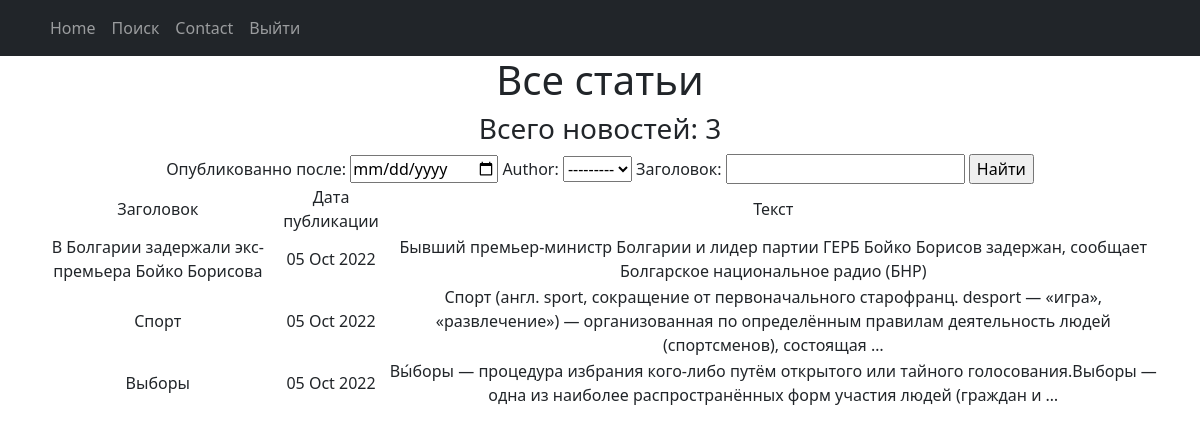
The page /news/search/ on the database as committed earlier.
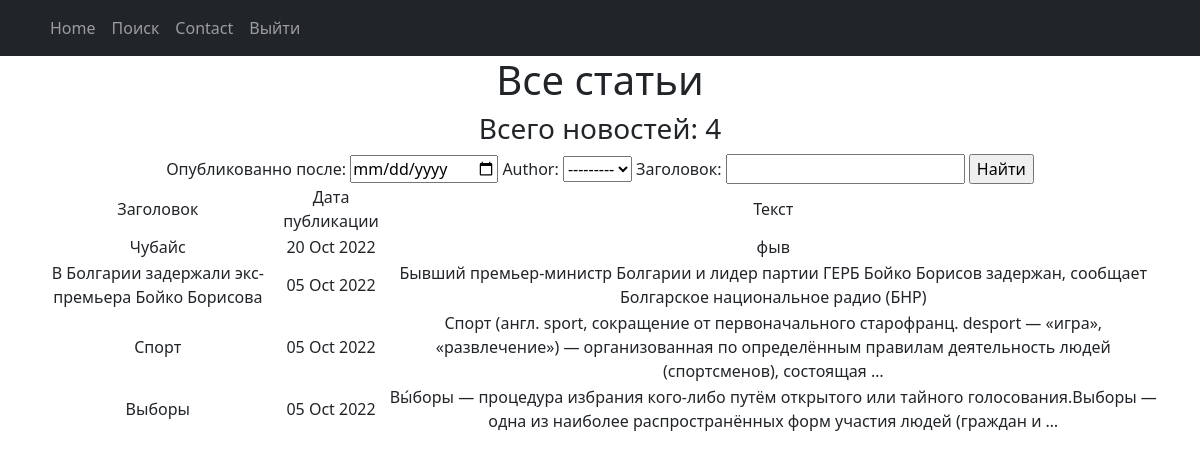
The same page on the database as committed later.
### portal/models.py (models this page shows, shortened)
class Post(models.Model):
    news = 'NW'
    article = 'AT'
    KIND = [(news, 'Новости'), (article, 'Статья')]
    author = models.ForeignKey(Author, on_delete=models.CASCADE)
    kind = models.CharField(max_length=2, choices=KIND, default=news)
    public_time = models.DateTimeField(auto_now_add=True)
    category = models.ManyToManyField(Category, through='PostCategory')
    article = models.CharField(max_length=255)
    text = models.TextField()
    rating = models.FloatField(default=0.0)

### portal/views.py (the view)
# urls.py: path('search/', NewSearch.as_view()),
class NewSearch(ListView):
    model = Post
    template_name = 'search_news.html'
    context_object_name = 'news'
    queryset = Post.objects.order_by('-public_time')
    def get_context_data(self, *, object_list=None, **kwargs):
        context = super().get_context_data(**kwargs)
        context['time_now'] = datetime.utcnow()
        context['filter'] = PostSearch(self.request.GET, queryset=self.get_queryset())
        return context

### portal/models.py (called while the page is built)
    def __str__(self):
        return f'{self.user}'

### portal/templatetags/custom_filters.py (called while the page is built)
@register.filter(name='censor')
def censor(values):
    values_list = values.lower().split()
    values = values.split()
    bad_words = ['хуй', 'пизда', 'ебать', 'блять', 'пиздец', 'нахуй']
    for i in range(len(values_list) - 1):
        if values_list[i] in bad_words:
            values[i] = '*' * len(values[i])
    return ' '.join(values)

### templates/search_news.html (shortened to what this page needs)
{% extends 'default.html' %}
{% load custom_filters %}
{%block content%}
<h1>Все статьи</h1>
<h3>Всего новостей: {{news|length}}</h3>
<form method="GET">
    {{ filter.form}}
    <input type="submit" value="Найти">
</form>
    <table>
        <tr>
            <td>
                Заголовок
            </td>
            <td>
                Дата публикации
            </td>
            <td>
                Текст
            </td>
        </tr>
        {% for new in filter.qs %}
        <tr>
            <td>
                {{new.article|censor}}
            </td>
            <td>
                {{new.public_time|date:'d M Y'}}
            </td>
            <td>
                {{new.text|truncatewords:20|censor}}
            </td>
        </tr>
        {% endfor%}
    </table>
{%endblock content%}

Rows that differ between the two databases and show on the page:
added Post: article|censor "Чубайс", public_time "20 Oct 2022", text|censor "фыв"
Other text that changed with them:
{{ news|length }}: "3" → "4"
